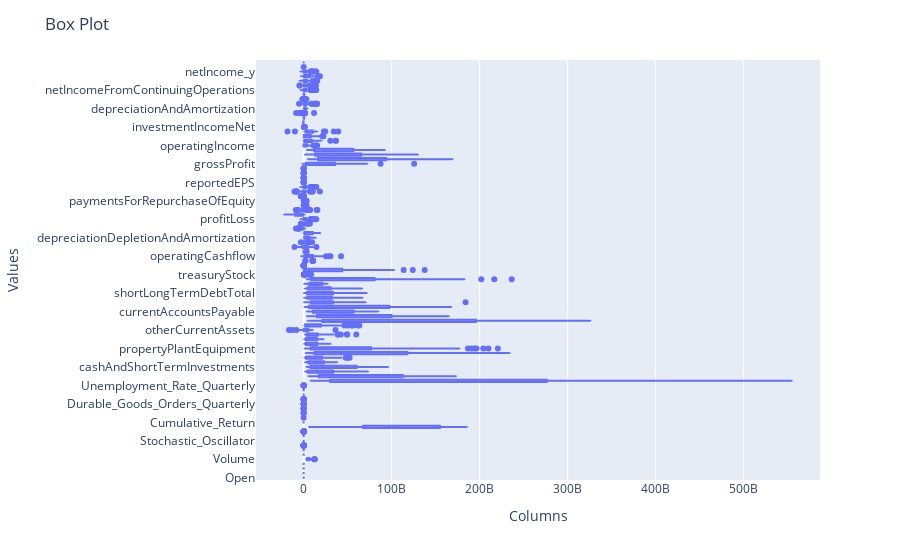

Write notebook code for a chart like this one.
### Markdown cell above
## Step 5)i): EDA - Outliers Detection

### Code cell
def create_box_plots(df, columns):
    """
    Create box plots for the specified columns of a pandas DataFrame.
    Args:
    df (pd.DataFrame): The DataFrame containing the data.
    columns (list of str): The list of columns for which to create box plots.
    Returns:
    plotly.graph_objs._figure.Figure: The figure object containing the box plots.
    """
    fig = px.box(df, x=columns)
    fig.update_layout(
        title="Box Plot",
        xaxis_title="Columns",
        yaxis_title="Values",
        showlegend=False
    )
    return fig


columns = df.select_dtypes(include=['number']).columns.tolist()


fig = create_box_plots(df, columns=columns)
fig.show()

### Figure 1 — Plotly figure (JSON) as saved in the notebook; plotly's stock layout.template omitted (floating-point values rounded to 4 significant figures; data arrays with more than 128 entries replaced by an {"elided": "..."} marker saying what was removed)
{"data": [{"alignmentgroup": "True", "hovertemplate": "value=%{x}<br>variable=%{y}<extra></extra>", "legendgroup": "", "marker": {"color": "#636efa"}, "name": "", "notched": false, "offsetgroup": "", "orientation": "h", "showlegend": false, "type": "box", "x": {"elided": "5733 float values"}, "x0": " ", "xaxis": "x", "y": {"elided": "5733 str values"}, "y0": " ", "yaxis": "y"}], "layout": {"boxmode": "group", "legend": {"tracegroupgap": 0}, "margin": {"t": 60}, "showlegend": false, "title": {"text": "Box Plot"}, "xaxis": {"anchor": "y", "domain": [0, 1], "title": {"text": "Columns"}}, "yaxis": {"anchor": "x", "domain": [0, 1], "title": {"text": "Values"}}}}
